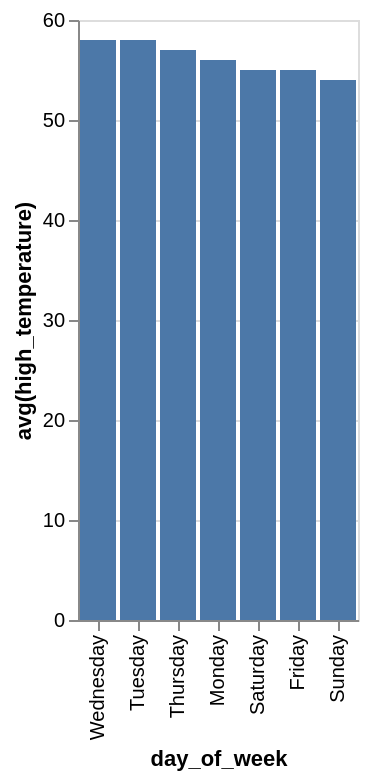

Vega-Lite specification for this chart:
### Vega-Lite specification from a JSON file in a GitHub repository (floating-point values rounded to 4 significant figures)
{"data": {"values": [{"x_data": "Wednesday", "y_data": 58}, {"x_data": "Tuesday", "y_data": 58}, {"x_data": "Thursday", "y_data": 57}, {"x_data": "Monday", "y_data": 56}, {"x_data": "Saturday", "y_data": 55}, {"x_data": "Friday", "y_data": 55}, {"x_data": "Sunday", "y_data": 54}]}, "mark": "bar", "encoding": {"x": {"field": "x_data", "type": "nominal", "title": "day_of_week", "sort": {"op": "sum", "field": "y_data", "order": "descending"}}, "y": {"field": "y_data", "type": "quantitative", "title": "avg(high_temperature)"}}}
